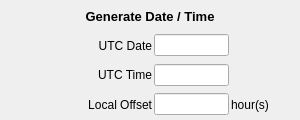
<?xml version="1.0" encoding="UTF-8"?>
<!-- Copyright (C) 2024-2026 RF StateSide LLC; SPDX-License-Identifier: AGPL-3.0-or-later -->
<ui version="4.0">
 <class>GeneratorDateTime</class>
 <widget class="QWidget" name="GeneratorDateTime">
  <property name="geometry">
   <rect>
    <x>0</x>
    <y>0</y>
    <width>300</width>
    <height>120</height>
   </rect>
  </property>
  <property name="windowTitle">
   <string>Form</string>
  </property>
  <layout class="QVBoxLayout" name="verticalLayout_2">
   <property name="spacing">
    <number>2</number>
   </property>
   <property name="leftMargin">
    <number>2</number>
   </property>
   <property name="topMargin">
    <number>2</number>
   </property>
   <property name="rightMargin">
    <number>2</number>
   </property>
   <property name="bottomMargin">
    <number>2</number>
   </property>
   <item>
    <layout class="QVBoxLayout" name="verticalLayout">
     <item>
      <widget class="QLabel" name="labelTitle">
       <property name="font">
        <font>
         <pointsize>10</pointsize>
         <bold>true</bold>
        </font>
       </property>
       <property name="text">
        <string>Generate Date / Time</string>
       </property>
       <property name="alignment">
        <set>Qt::AlignmentFlag::AlignCenter</set>
       </property>
      </widget>
     </item>
     <item>
      <layout class="QHBoxLayout" name="horizontalLayout_3">
       <item>
        <widget class="QLabel" name="labelDaysSince1970">
         <property name="minimumSize">
          <size>
           <width>150</width>
           <height>22</height>
          </size>
         </property>
         <property name="maximumSize">
          <size>
           <width>150</width>
           <height>16777215</height>
          </size>
         </property>
         <property name="text">
          <string>UTC Date</string>
         </property>
         <property name="alignment">
          <set>Qt::AlignmentFlag::AlignRight|Qt::AlignmentFlag::AlignTrailing|Qt::AlignmentFlag::AlignVCenter</set>
         </property>
        </widget>
       </item>
       <item>
        <widget class="QLineEdit" name="lineEditDaysSince1970">
         <property name="minimumSize">
          <size>
           <width>75</width>
           <height>22</height>
          </size>
         </property>
         <property name="maximumSize">
          <size>
           <width>75</width>
           <height>16777215</height>
          </size>
         </property>
         <property name="toolTip">
          <string>&lt;html&gt;&lt;head/&gt;&lt;body&gt;&lt;p&gt;Days since January 1, 1970&lt;/p&gt;&lt;/body&gt;&lt;/html&gt;</string>
         </property>
         <property name="inputMethodHints">
          <set>Qt::InputMethodHint::ImhNone</set>
         </property>
         <property name="readOnly">
          <bool>true</bool>
         </property>
        </widget>
       </item>
       <item>
        <widget class="QLabel" name="labelUnitsDaysSince1970">
         <property name="minimumSize">
          <size>
           <width>50</width>
           <height>22</height>
          </size>
         </property>
         <property name="toolTip">
          <string>&lt;html&gt;&lt;head/&gt;&lt;body&gt;&lt;p&gt;Click to change units&lt;/p&gt;&lt;/body&gt;&lt;/html&gt;</string>
         </property>
         <property name="text">
          <string/>
         </property>
        </widget>
       </item>
      </layout>
     </item>
     <item>
      <layout class="QHBoxLayout" name="horizontalLayout_4">
       <item>
        <widget class="QLabel" name="labelSecondsSinceMidnight">
         <property name="minimumSize">
          <size>
           <width>150</width>
           <height>22</height>
          </size>
         </property>
         <property name="maximumSize">
          <size>
           <width>150</width>
           <height>16777215</height>
          </size>
         </property>
         <property name="text">
          <string>UTC Time</string>
         </property>
         <property name="alignment">
          <set>Qt::AlignmentFlag::AlignRight|Qt::AlignmentFlag::AlignTrailing|Qt::AlignmentFlag::AlignVCenter</set>
         </property>
        </widget>
       </item>
       <item>
        <widget class="QLineEdit" name="lineEditSecondsSinceMidnight">
         <property name="minimumSize">
          <size>
           <width>75</width>
           <height>22</height>
          </size>
         </property>
         <property name="maximumSize">
          <size>
           <width>75</width>
           <height>16777215</height>
          </size>
         </property>
         <property name="toolTip">
          <string>&lt;html&gt;&lt;head/&gt;&lt;body&gt;&lt;p&gt;Milliseconds since midnight.&lt;/p&gt;&lt;/body&gt;&lt;/html&gt;</string>
         </property>
         <property name="inputMethodHints">
          <set>Qt::InputMethodHint::ImhNone</set>
         </property>
         <property name="readOnly">
          <bool>true</bool>
         </property>
        </widget>
       </item>
       <item>
        <widget class="QLabel" name="labelUnitsSecondsSinceMidnight">
         <property name="minimumSize">
          <size>
           <width>50</width>
           <height>22</height>
          </size>
         </property>
         <property name="toolTip">
          <string>&lt;html&gt;&lt;head/&gt;&lt;body&gt;&lt;p&gt;Click to change units&lt;/p&gt;&lt;/body&gt;&lt;/html&gt;</string>
         </property>
         <property name="text">
          <string/>
         </property>
        </widget>
       </item>
      </layout>
     </item>
     <item>
      <layout class="QHBoxLayout" name="horizontalLayout_5">
       <item>
        <widget class="QLabel" name="labelLocalOffset">
         <property name="minimumSize">
          <size>
           <width>150</width>
           <height>22</height>
          </size>
         </property>
         <property name="maximumSize">
          <size>
           <width>150</width>
           <height>16777215</height>
          </size>
         </property>
         <property name="text">
          <string>Local Offset</string>
         </property>
         <property name="alignment">
          <set>Qt::AlignmentFlag::AlignRight|Qt::AlignmentFlag::AlignTrailing|Qt::AlignmentFlag::AlignVCenter</set>
         </property>
        </widget>
       </item>
       <item>
        <widget class="QLineEdit" name="lineEditLocalOffset">
         <property name="minimumSize">
          <size>
           <width>75</width>
           <height>22</height>
          </size>
         </property>
         <property name="maximumSize">
          <size>
           <width>75</width>
           <height>16777215</height>
          </size>
         </property>
         <property name="toolTip">
          <string>&lt;html&gt;&lt;head/&gt;&lt;body&gt;&lt;p&gt;Offset from UTC in minutes.&lt;/p&gt;&lt;/body&gt;&lt;/html&gt;</string>
         </property>
         <property name="inputMethodHints">
          <set>Qt::InputMethodHint::ImhNone</set>
         </property>
         <property name="readOnly">
          <bool>true</bool>
         </property>
        </widget>
       </item>
       <item>
        <widget class="QLabel" name="labelUnitsLocalOffset">
         <property name="minimumSize">
          <size>
           <width>50</width>
           <height>22</height>
          </size>
         </property>
         <property name="toolTip">
          <string>&lt;html&gt;&lt;head/&gt;&lt;body&gt;&lt;p&gt;Click to change units&lt;/p&gt;&lt;/body&gt;&lt;/html&gt;</string>
         </property>
         <property name="text">
          <string>hour(s)</string>
         </property>
        </widget>
       </item>
      </layout>
     </item>
    </layout>
   </item>
  </layout>
 </widget>
 <resources/>
 <connections/>
</ui>
